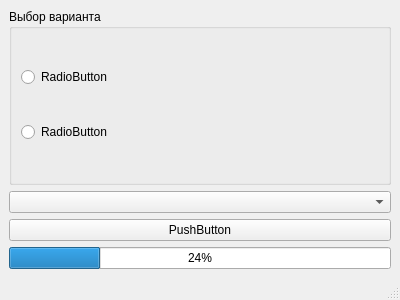
<?xml version="1.0" encoding="UTF-8"?>
<ui version="4.0">
 <class>MainWindow</class>
 <widget class="QMainWindow" name="MainWindow">
  <property name="geometry">
   <rect>
    <x>0</x>
    <y>0</y>
    <width>400</width>
    <height>300</height>
   </rect>
  </property>
  <property name="windowTitle">
   <string>MainWindow</string>
  </property>
  <widget class="QWidget" name="centralwidget">
   <layout class="QVBoxLayout" name="verticalLayout">
    <item>
     <widget class="QGroupBox" name="groupBox">
      <property name="title">
       <string>Выбор варианта</string>
      </property>
      <layout class="QVBoxLayout" name="verticalLayout_2">
       <item>
        <widget class="QRadioButton" name="radioButton">
         <property name="text">
          <string>RadioButton</string>
         </property>
        </widget>
       </item>
       <item>
        <widget class="QRadioButton" name="radioButton_2">
         <property name="text">
          <string>RadioButton</string>
         </property>
        </widget>
       </item>
      </layout>
     </widget>
    </item>
    <item>
     <widget class="QComboBox" name="comboBox"/>
    </item>
    <item>
     <widget class="QPushButton" name="pushButton">
      <property name="text">
       <string>PushButton</string>
      </property>
     </widget>
    </item>
    <item>
     <widget class="QProgressBar" name="progressBar">
      <property name="value">
       <number>24</number>
      </property>
     </widget>
    </item>
   </layout>
  </widget>
  <widget class="QMenuBar" name="menubar">
   <property name="geometry">
    <rect>
     <x>0</x>
     <y>0</y>
     <width>400</width>
     <height>21</height>
    </rect>
   </property>
  </widget>
  <widget class="QStatusBar" name="statusbar"/>
 </widget>
 <resources/>
 <connections/>
</ui>
